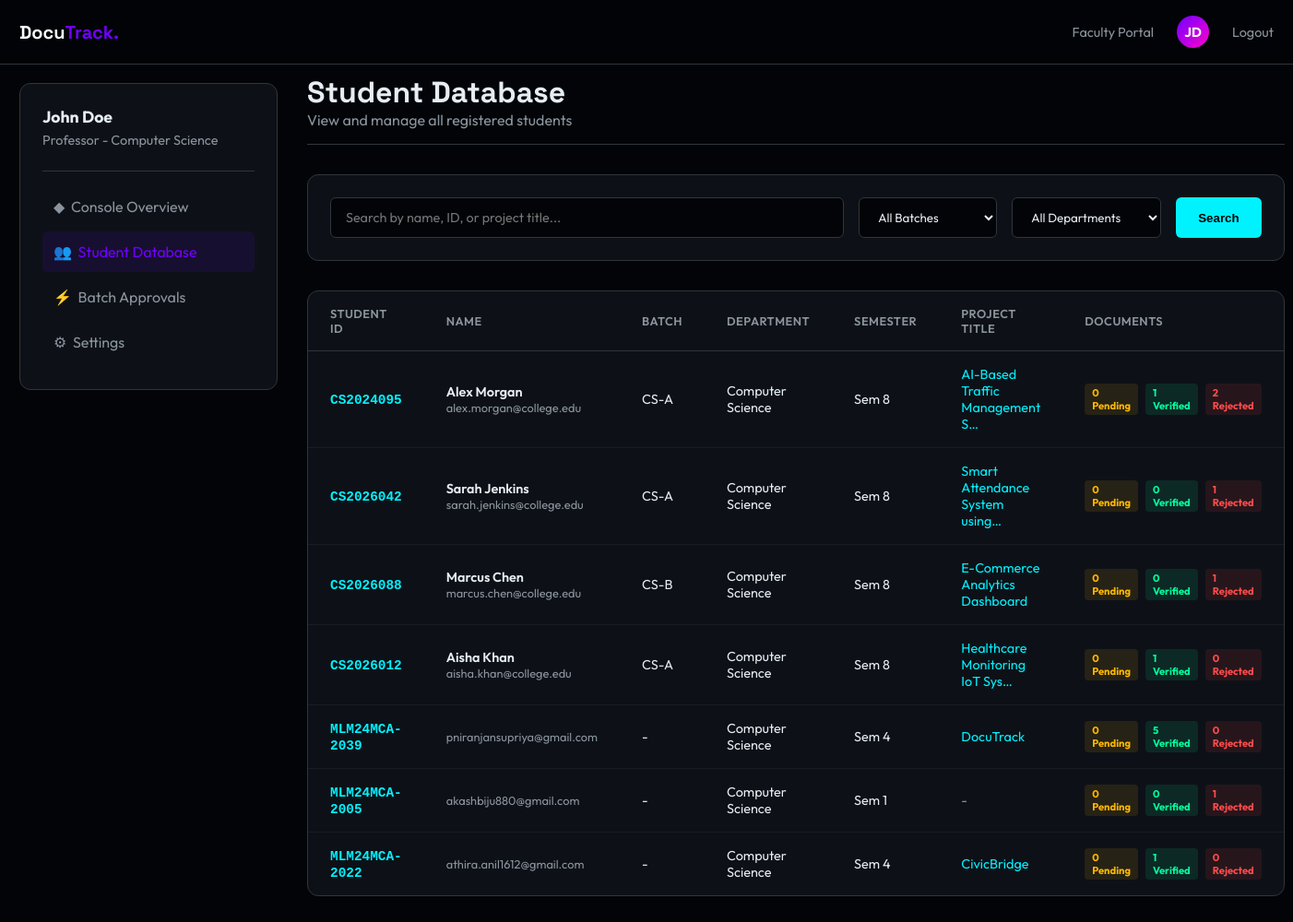
The page /faculty/students/ (signed in) on the database its author committed.
### docutracking/models.py (models this page shows, shortened)
class Faculty(models.Model):
    user = models.OneToOneField(User, on_delete=models.CASCADE, related_name='faculty_profile')
    faculty_id = models.CharField(max_length=20, unique=True)
    department = models.CharField(max_length=100, default='Computer Science')
    designation = models.CharField(max_length=100, default='Professor')

class User(AbstractUser):
    ROLE_CHOICES = (
        ('student', 'Student'),
        ('faculty', 'Faculty'),
    )
    role = models.CharField(max_length=20, choices=ROLE_CHOICES, default='student')
    phone = models.CharField(max_length=20, blank=True)
    official_email = models.EmailField(max_length=254, blank=True, help_text="Official email address for faculty users")
    created_at = models.DateTimeField(auto_now_add=True)
    updated_at = models.DateTimeField(auto_now=True)

class Student(models.Model):
    user = models.OneToOneField(User, on_delete=models.CASCADE, related_name='student_profile')
    student_id = models.CharField(max_length=20, unique=True)  # e.g., CS2024095
    department = models.CharField(max_length=100, default='Computer Science')
    semester = models.IntegerField(default=1)
    batch = models.CharField(max_length=20, blank=True)  # e.g., CS-A, CS-B
    enrollment_year = models.IntegerField(default=2024)
    assigned_faculty = models.ForeignKey('Faculty', on_delete=models.SET_NULL, null=True, blank=True, related_name='assigned_students')
    project_title = models.CharField(max_length=255, blank=True)
    address = models.TextField(blank=True)
    alternate_email = models.EmailField(blank=True)

### docutracking/views.py (the view, shortened to what this page needs)
# urls.py: path('faculty/students/', views.faculty_students_view, name='faculty_students'),
@login_required
def faculty_students_view(request):
    if request.user.role != 'faculty':
        return HttpResponseForbidden("Access denied.")
    try:
        faculty = request.user.faculty_profile
    except Faculty.DoesNotExist:
        messages.error(request, 'Faculty profile not found.')
        return redirect('faculty_dashboard')
    search_query = request.GET.get('search', '')
    batch_filter = request.GET.get('batch', '')
    department_filter = request.GET.get('department', '')
    students = Student.objects.select_related('user').all()
    if batch_filter:
        students = students.filter(batch=batch_filter)
    if department_filter:
        students = students.filter(department=department_filter)
    batches = Student.objects.values_list('batch', flat=True).distinct()
    departments = Student.objects.values_list('department', flat=True).distinct()
    student_stats = {}
    for student in students:
        docs = student.documents.all()
        student_stats[student.id] = {
            'total': docs.count(),
            'pending': docs.filter(status='pending').count(),
            'approved': docs.filter(status='approved').count(),
            'rejected': docs.filter(status='rejected').count(),
        }
    context = {
        'faculty': faculty,
        'students': students,
        'batches': batches,
        'departments': departments,
        'student_stats': student_stats,
        'search_query': search_query,
        'batch_filter': batch_filter,
        'department_filter': department_filter,
    }
    return render(request, 'faculty_students.html', context)

### docutracking/templatetags/custom_filters.py (called while the page is built)
@register.filter
def get_item(dictionary, key):
    if dictionary is None:
        return {}
    return dictionary.get(key, {})

### docutrack/templates/faculty_students.html (shortened to what this page needs)
{% load custom_filters %}
<!DOCTYPE html>
<html lang="en">
<head>
</head>
<body>
    <nav>
        <div class="container nav-inner">
            <a href="{% url 'index' %}" class="logo">Docu<span>Track.</span></a>
            <div class="user-profile">
                <span style="color: var(--text-gray); font-size: 0.9rem; margin-right: 10px;">Faculty Portal</span>
                <div class="user-avatar">{{ faculty.user.first_name.0 }}{{ faculty.user.last_name.0 }}</div>
                <a href="{% url 'logout' %}" style="color: var(--text-gray); margin-left: 10px; text-decoration: none; font-size: 0.9rem;">Logout</a>
            </div>
        </div>
    </nav>
    <div class="container grid-dashboard">
        <aside>
            <div class="sidebar-card">
                <div class="faculty-info">
                    <h3>{{ faculty.user.get_full_name }}</h3>
                    <p>{{ faculty.designation }} - {{ faculty.department }}</p>
                </div>
                <hr style="border: 0; border-top: 1px solid var(--border-color); margin-bottom: 1rem;">
                <a href="{% url 'faculty_dashboard' %}" class="menu-link">
                    <span>◆</span> &nbsp; Console Overview
                </a>
                <a href="{% url 'faculty_students' %}" class="menu-link active">
                    <span>👥</span> &nbsp; Student Database
                </a>
                <a href="{% url 'faculty_batch_approvals' %}" class="menu-link">
                    <span>⚡</span> &nbsp; Batch Approvals
                </a>
                <a href="{% url 'faculty_settings' %}" class="menu-link">
                    <span>⚙</span> &nbsp; Settings
                </a>
            </div>
        </aside>
        <main>
            <div class="page-header">
                <div>
                    <h1>Student Database</h1>
                    <p style="color: var(--text-gray);">View and manage all registered students</p>
                </div>
            </div>
            <div class="search-filters">
                <form method="GET" class="search-form">
                    <input type="text" name="search" class="search-input" placeholder="Search by name, ID, or project title..." value="{{ search_query }}">
                    <select name="batch" class="filter-select">
                        <option value="">All Batches</option>
                    </select>
                    <select name="department" class="filter-select">
                        <option value="">All Departments</option>
                    </select>
                    <button type="submit" class="btn-search">Search</button>
                </form>
            </div>
            <div class="table-container">
                <table>
                    <thead>
                        <tr>
                            <th>Student ID</th>
                            <th>Name</th>
                            <th>Batch</th>
                            <th>Department</th>
                            <th>Semester</th>
                            <th>Project Title</th>
                            <th>Documents</th>
                        </tr>
                    </thead>
                    <tbody>
                        {% for student in students %}
                        <tr>
                            <td>
                                <span class="student-id">{{ student.student_id }}</span>
                            </td>
                            <td>
                                <div style="font-weight: 600;">{{ student.user.get_full_name }}</div>
                                <div style="font-size: 0.8rem; color: var(--text-gray);">{{ student.user.email }}</div>
                            </td>
                            <td>{{ student.batch|default:"-" }}</td>
                            <td>{{ student.department }}</td>
                            <td>Sem {{ student.semester }}</td>
                            <td>
                                {% if student.project_title %}
                                    <span style="color: var(--accent-primary);">{{ student.project_title|truncatechars:30 }}</span>
                                {% else %}
                                    <span style="color: var(--text-gray);">-</span>
                                {% endif %}
                            </td>
                            <td>
                                <div class="doc-stats">
                                    <span class="stat-badge pending">{{ student_stats|get_item:student.id|get_item:'pending' }} Pending</span>
                                    <span class="stat-badge approved">{{ student_stats|get_item:student.id|get_item:'approved' }} Verified</span>
                                    <span class="stat-badge rejected">{{ student_stats|get_item:student.id|get_item:'rejected' }} Rejected</span>
                                </div>
                            </td>
                        </tr>
                        {% empty %}
                        <tr>
                            <td colspan="7" style="text-align: center; color: var(--text-gray); padding: 3rem;">
                                No students found matching your criteria.
                            </td>
                        </tr>
                        {% endfor %}
                    </tbody>
                </table>
            </div>
        </main>
    </div>
</body>
</html>

### docutrack/templates/faculty_students.html (style rules this page uses)
:root { --bg-deep: #020408; --bg-panel: #0d1117; --accent-primary: #00f2ff; --accent-secondary: #7000ff; --accent-success: #00ff9d; --accent-warning: #ffb800; --accent-danger: #ff4b4b; --text-white: #e6edf3; --text-gray: #8b949e; --border-color: #30363d; }
* { margin: 0; padding: 0; box-sizing: border-box; }
body { background-color: var(--bg-deep); color: var(--text-white); font-family: 'Outfit', sans-serif; min-height: 100vh; }
.container { max-width: 1400px; margin: 0 auto; padding: 0 20px; }
.grid-dashboard { display: grid; grid-template-columns: 280px 1fr; gap: 2rem; margin-top: 80px; padding-bottom: 2rem; }
nav { position: fixed; top: 0; width: 100%; height: 70px; background: rgba(2, 4, 8, 0.9); backdrop-filter: blur(12px); border-bottom: 1px solid var(--border-color); z-index: 1000; display: flex; align-items: center; }
.nav-inner { display: flex; justify-content: space-between; align-items: center; width: 100%; }
.logo { font-family: 'Space Grotesk'; font-weight: 700; font-size: 1.25rem; color: #fff; text-decoration: none; }
.logo span { color: var(--accent-secondary); }
.user-profile { display: flex; align-items: center; gap: 15px; }
.user-avatar { width: 35px; height: 35px; background: linear-gradient(135deg, var(--accent-secondary), #ff00cc); border-radius: 50%; display: flex; align-items: center; justify-content: center; font-weight: 700; color: #fff; font-size: 0.9rem; }
.sidebar-card { background: var(--bg-panel); border: 1px solid var(--border-color); border-radius: 12px; padding: 1.5rem; height: fit-content; position: sticky; top: 90px; }
.faculty-info h3 { margin-bottom: 5px; font-size: 1.1rem; }
.faculty-info p { color: var(--text-gray); font-size: 0.9rem; margin-bottom: 1.5rem; }
.menu-link { display: flex; align-items: center; padding: 12px; color: var(--text-gray); text-decoration: none; border-radius: 6px; margin-bottom: 5px; transition: all 0.2s; }
.menu-link:hover, .menu-link.active { background: rgba(112, 0, 255, 0.1); color: var(--accent-secondary); }
.page-header { display: flex; justify-content: space-between; align-items: center; margin-bottom: 2rem; border-bottom: 1px solid var(--border-color); padding-bottom: 1rem; }
.page-header h1 { font-family: 'Space Grotesk'; font-size: 2rem; }
.search-filters { background: var(--bg-panel); border: 1px solid var(--border-color); border-radius: 12px; padding: 1.5rem; margin-bottom: 2rem; }
.search-form { display: flex; gap: 1rem; flex-wrap: wrap; }
.search-input { flex: 1; min-width: 250px; background: #020408; border: 1px solid var(--border-color); color: var(--text-white); padding: 12px 16px; border-radius: 6px; font-family: 'Outfit'; font-size: 0.9rem; }
.filter-select { background: #020408; border: 1px solid var(--border-color); color: var(--text-white); padding: 12px 16px; border-radius: 6px; font-family: 'Outfit'; min-width: 150px; }
.btn-search { background: var(--accent-primary); color: #000; border: none; padding: 12px 24px; border-radius: 6px; font-weight: 600; cursor: pointer; transition: all 0.2s; }
.table-container { background: var(--bg-panel); border: 1px solid var(--border-color); border-radius: 12px; overflow: hidden; }
table { width: 100%; border-collapse: collapse; }
th { text-align: left; padding: 1rem 1.5rem; color: var(--text-gray); font-weight: 600; font-size: 0.8rem; border-bottom: 1px solid var(--border-color); text-transform: uppercase; letter-spacing: 0.5px; }
td { padding: 1rem 1.5rem; border-bottom: 1px solid rgba(255,255,255,0.05); font-size: 0.9rem; vertical-align: middle; }
tr:last-child td { border-bottom: none; }
.student-id { font-family: monospace; color: var(--accent-primary); font-weight: 600; }
.doc-stats { display: flex; gap: 8px; }
.stat-badge { padding: 3px 8px; border-radius: 4px; font-size: 0.7rem; font-weight: 700; }
.stat-badge.pending { background: rgba(255, 184, 0, 0.1); color: var(--accent-warning); }
.stat-badge.approved { background: rgba(0, 255, 157, 0.1); color: var(--accent-success); }
.stat-badge.rejected { background: rgba(255, 75, 75, 0.1); color: var(--accent-danger); }

### rows shown on the page
Faculty: user.first_name.0 "J", user.last_name.0 "D", user.get_full_name "John Doe", designation "Professor", department "Computer Science"
Student: student_id "CS2024095", user.get_full_name "Alex Morgan", user.email "alex.morgan@college.edu", batch "CS-A", department "Computer Science", semester "8", project_title "AI-Based Traffic Management S…", id "0", id "1", id "2"
Student: student_id "CS2026042", user.get_full_name "Sarah Jenkins", user.email "sarah.jenkins@college.edu", batch "CS-A", department "Computer Science", semester "8", project_title "Smart Attendance System using…", id "0", id "1"
Student: student_id "CS2026088", user.get_full_name "Marcus Chen", user.email "marcus.chen@college.edu", batch "CS-B", department "Computer Science", semester "8", project_title "E-Commerce Analytics Dashboard", id "0", id "1"
Student: student_id "CS2026012", user.get_full_name "Aisha Khan", user.email "aisha.khan@college.edu", batch "CS-A", department "Computer Science", semester "8", project_title "Healthcare Monitoring IoT Sys…", id "0", id "1"
Student: student_id "MLM24MCA-2039", user.email "pniranjansupriya@gmail.com", batch "-", department "Computer Science", semester "4", project_title "DocuTrack", id "0", id "5"
Student: student_id "MLM24MCA-2005", user.email "akashbiju880@gmail.com", batch "-", department "Computer Science", semester "1", id "0", id "1"
Student: student_id "MLM24MCA-2022", user.email "athira.anil1612@gmail.com", batch "-", department "Computer Science", semester "4", project_title "CivicBridge", id "0", id "1"
